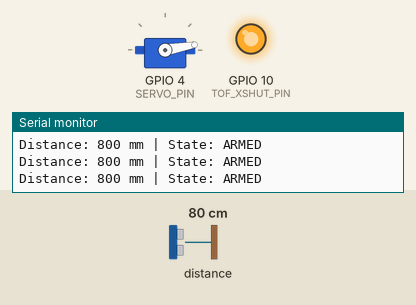
This sketch was run on a simulated ESP32-S3. Parts: servo, output pins drawn as LEDs (lit = HIGH), the last lines printed to the serial monitor. Inputs (shaded band) come from the test bench; at power-on: distance to the obstacle 80 cm.

Above: at 1.2 s.
1.3 s: distance to the obstacle set to 12 cm
2.8 s: distance to the obstacle set to 9 cm
At 4.3 s:
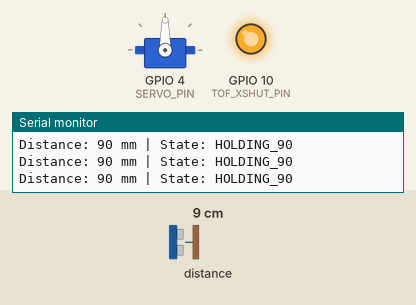
Timing chart, 0 to 5.8 s (numbered marks = the images above; inputs shaded):
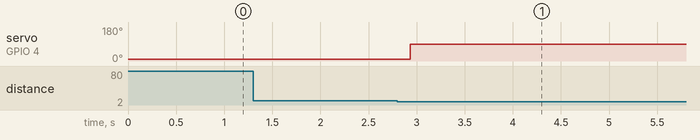

Measured:
- the behaviour switches between 11 and 10 cm on distance to the obstacle (found by bisection; images 0 and 1)
- after the input at 2.8 s, servo on GPIO 4 (SERVO_PIN): 10° → 90° after 0.14 s

The sketch:

esp32s3_vl53l0x_servo.ino
```cpp
#include <Arduino.h>
#include <Wire.h>
#include <VL53L0X.h>
#include <ESP32Servo.h>

// ESP32-S3 pin assignments
constexpr uint8_t TOF_SDA_PIN = 8;
constexpr uint8_t TOF_SCL_PIN = 9;
constexpr uint8_t TOF_XSHUT_PIN = 10;
constexpr uint8_t SERVO_PIN = 4;

// VL53L0X GPIO1 is not used and should remain unconnected.

// Distance decision settings: 10.1 cm = 101 mm
constexpr uint16_t TRIGGER_DISTANCE_MM = 101;
constexpr uint8_t REQUIRED_CONSECUTIVE_READINGS = 3;
constexpr uint32_t MEASUREMENT_INTERVAL_MS = 50;
constexpr uint16_t SENSOR_TIMEOUT_MS = 100;

// Servo motion settings
constexpr uint8_t SERVO_REST_ANGLE = 10;
constexpr uint8_t SERVO_ACTION_ANGLE = 90;
constexpr uint32_t SERVO_TRAVEL_TIME_MS = 500;

VL53L0X tofSensor;
Servo servoMotor;

enum class MotionState : uint8_t {
  Armed,
  MovingToAction,
  Holding,
  Returning
};

MotionState motionState = MotionState::Armed;

bool sensorReady = false;
uint8_t belowThresholdCount = 0;
uint8_t clearThresholdCount = 0;
uint32_t stateStartedAtMs = 0;
uint32_t lastMeasurementAtMs = 0;
uint32_t lastSensorInitAttemptAtMs = 0;

const char* motionStateName(MotionState state) {
  switch (state) {
    case MotionState::Armed:
      return "ARMED";
    case MotionState::MovingToAction:
      return "MOVING_TO_90";
    case MotionState::Holding:
      return "HOLDING_90";
    case MotionState::Returning:
      return "RETURNING_TO_10";
  }

  return "UNKNOWN";
}

void resetSensorHardware() {
  digitalWrite(TOF_XSHUT_PIN, LOW);
  delay(10);
  digitalWrite(TOF_XSHUT_PIN, HIGH);
  delay(10);
}

bool initializeSensor() {
  resetSensorHardware();
  tofSensor.setTimeout(SENSOR_TIMEOUT_MS);

  if (!tofSensor.init()) {
    return false;
  }

  // A 33 ms timing budget is suitable for measurements every 50 ms.
  tofSensor.setMeasurementTimingBudget(33000);
  tofSensor.startContinuous(MEASUREMENT_INTERVAL_MS);
  return true;
}

void triggerServo(uint32_t nowMs) {
  belowThresholdCount = 0;
  clearThresholdCount = 0;
  servoMotor.write(SERVO_ACTION_ANGLE);
  motionState = MotionState::MovingToAction;
  stateStartedAtMs = nowMs;
  Serial.println("Trigger: servo moving from 10 to 90 degrees");
}

void updateServoMotion(uint32_t nowMs) {
  switch (motionState) {
    case MotionState::Armed:
      break;

    case MotionState::MovingToAction:
      if (nowMs - stateStartedAtMs >= SERVO_TRAVEL_TIME_MS) {
        motionState = MotionState::Holding;
        stateStartedAtMs = nowMs;
        Serial.println("Servo at 90 degrees; holding until the hand moves away");
      }
      break;

    case MotionState::Holding:
      break;

    case MotionState::Returning:
      if (nowMs - stateStartedAtMs >= SERVO_TRAVEL_TIME_MS) {
        motionState = MotionState::Armed;
        stateStartedAtMs = nowMs;
        belowThresholdCount = 0;
        clearThresholdCount = 0;
        Serial.println("Servo at 10 degrees; system armed again");
      }
      break;
  }
}

void processDistance(uint16_t distanceMm, uint32_t nowMs) {
  if (motionState == MotionState::Armed) {
    clearThresholdCount = 0;

    if (distanceMm < TRIGGER_DISTANCE_MM) {
      if (belowThresholdCount < REQUIRED_CONSECUTIVE_READINGS) {
        ++belowThresholdCount;
      }

      if (belowThresholdCount >= REQUIRED_CONSECUTIVE_READINGS) {
        triggerServo(nowMs);
      }
    } else {
      belowThresholdCount = 0;
    }
  } else if (
    motionState == MotionState::MovingToAction ||
    motionState == MotionState::Holding
  ) {
    belowThresholdCount = 0;

    if (distanceMm >= TRIGGER_DISTANCE_MM) {
      if (clearThresholdCount < REQUIRED_CONSECUTIVE_READINGS) {
        ++clearThresholdCount;
      }

      if (clearThresholdCount >= REQUIRED_CONSECUTIVE_READINGS) {
        clearThresholdCount = 0;
        servoMotor.write(SERVO_REST_ANGLE);
        motionState = MotionState::Returning;
        stateStartedAtMs = nowMs;
        Serial.println("Hand moved away; servo returning to 10 degrees");
      }
    } else {
      clearThresholdCount = 0;
    }
  } else {
    belowThresholdCount = 0;
    clearThresholdCount = 0;
  }
}

void readAndProcessDistance(uint32_t nowMs) {
  const uint16_t distanceMm = tofSensor.readRangeContinuousMillimeters();

  if (tofSensor.timeoutOccurred() || distanceMm == 0) {
    belowThresholdCount = 0;
    clearThresholdCount = 0;
    Serial.println("VL53L0X reading invalid; servo will not be triggered");
    return;
  }

  Serial.printf(
    "Distance: %u mm | State: %s\n",
    distanceMm,
    motionStateName(motionState)
  );

  processDistance(distanceMm, nowMs);
}

void setup() {
  Serial.begin(115200);

  pinMode(TOF_XSHUT_PIN, OUTPUT);
  digitalWrite(TOF_XSHUT_PIN, HIGH);

  Wire.begin(TOF_SDA_PIN, TOF_SCL_PIN);

  servoMotor.setPeriodHertz(50);
  servoMotor.attach(SERVO_PIN, 500, 2400);
  servoMotor.write(SERVO_REST_ANGLE);

  sensorReady = initializeSensor();
  lastSensorInitAttemptAtMs = millis();

  if (sensorReady) {
    Serial.println("VL53L0X ready; servo resting at 10 degrees");
  } else {
    Serial.println("VL53L0X initialization failed; servo remains at 10 degrees");
  }
}

void loop() {
  const uint32_t nowMs = millis();

  updateServoMotion(nowMs);

  if (!sensorReady) {
    if (nowMs - lastSensorInitAttemptAtMs >= 1000) {
      lastSensorInitAttemptAtMs = nowMs;
      sensorReady = initializeSensor();

      if (sensorReady) {
        Serial.println("VL53L0X connected; measurement started");
      } else {
        Serial.println("Retrying VL53L0X connection...");
      }
    }
    return;
  }

  if (nowMs - lastMeasurementAtMs >= MEASUREMENT_INTERVAL_MS) {
    lastMeasurementAtMs = nowMs;
    readAndProcessDistance(nowMs);
  }
}
```
